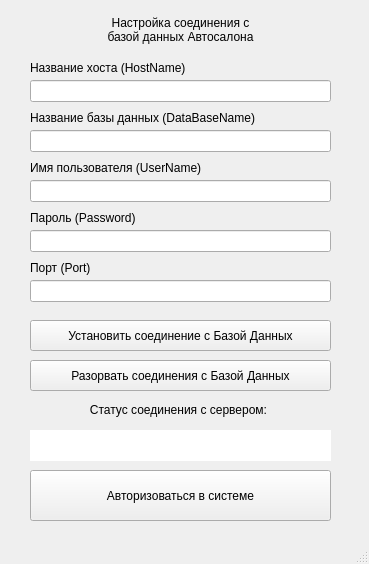
<?xml version="1.0" encoding="UTF-8"?>
<ui version="4.0">
 <class>ConnetionForm</class>
 <widget class="QMainWindow" name="ConnetionForm">
  <property name="geometry">
   <rect>
    <x>0</x>
    <y>0</y>
    <width>369</width>
    <height>564</height>
   </rect>
  </property>
  <property name="windowTitle">
   <string>Установление соединения с БД</string>
  </property>
  <widget class="QWidget" name="centralWidget">
   <widget class="QLabel" name="label">
    <property name="geometry">
     <rect>
      <x>40</x>
      <y>-20</y>
      <width>281</width>
      <height>101</height>
     </rect>
    </property>
    <property name="layoutDirection">
     <enum>Qt::RightToLeft</enum>
    </property>
    <property name="text">
     <string>&lt;html&gt;&lt;head/&gt;&lt;body&gt;&lt;p&gt;Настройка соединения с &lt;br/&gt;базой данных Автосалона&lt;/p&gt;&lt;/body&gt;&lt;/html&gt;</string>
    </property>
    <property name="alignment">
     <set>Qt::AlignCenter</set>
    </property>
   </widget>
   <widget class="QLineEdit" name="hostName_lineEdit">
    <property name="geometry">
     <rect>
      <x>30</x>
      <y>80</y>
      <width>301</width>
      <height>22</height>
     </rect>
    </property>
   </widget>
   <widget class="QLabel" name="label_2">
    <property name="geometry">
     <rect>
      <x>30</x>
      <y>60</y>
      <width>181</width>
      <height>16</height>
     </rect>
    </property>
    <property name="text">
     <string>Название хоста (HostName)</string>
    </property>
   </widget>
   <widget class="QLabel" name="label_3">
    <property name="geometry">
     <rect>
      <x>30</x>
      <y>110</y>
      <width>261</width>
      <height>16</height>
     </rect>
    </property>
    <property name="text">
     <string>Название базы данных (DataBaseName)</string>
    </property>
   </widget>
   <widget class="QLineEdit" name="dataBaseName_lineEdit">
    <property name="geometry">
     <rect>
      <x>30</x>
      <y>130</y>
      <width>301</width>
      <height>22</height>
     </rect>
    </property>
   </widget>
   <widget class="QLabel" name="label_4">
    <property name="geometry">
     <rect>
      <x>30</x>
      <y>160</y>
      <width>211</width>
      <height>16</height>
     </rect>
    </property>
    <property name="text">
     <string>Имя пользователя (UserName)</string>
    </property>
   </widget>
   <widget class="QLineEdit" name="userName_lineEdit">
    <property name="geometry">
     <rect>
      <x>30</x>
      <y>180</y>
      <width>301</width>
      <height>22</height>
     </rect>
    </property>
   </widget>
   <widget class="QLabel" name="label_5">
    <property name="geometry">
     <rect>
      <x>30</x>
      <y>210</y>
      <width>181</width>
      <height>16</height>
     </rect>
    </property>
    <property name="text">
     <string>Пароль (Password)</string>
    </property>
   </widget>
   <widget class="QLineEdit" name="password_lineEdit">
    <property name="geometry">
     <rect>
      <x>30</x>
      <y>230</y>
      <width>301</width>
      <height>22</height>
     </rect>
    </property>
   </widget>
   <widget class="QLabel" name="label_6">
    <property name="geometry">
     <rect>
      <x>30</x>
      <y>260</y>
      <width>181</width>
      <height>16</height>
     </rect>
    </property>
    <property name="text">
     <string>Порт (Port)</string>
    </property>
   </widget>
   <widget class="QLineEdit" name="port_lineEdit">
    <property name="geometry">
     <rect>
      <x>30</x>
      <y>280</y>
      <width>301</width>
      <height>22</height>
     </rect>
    </property>
   </widget>
   <widget class="QPushButton" name="establishConnetion_pushButton">
    <property name="geometry">
     <rect>
      <x>30</x>
      <y>320</y>
      <width>301</width>
      <height>31</height>
     </rect>
    </property>
    <property name="text">
     <string>Установить соединение с Базой Данных</string>
    </property>
   </widget>
   <widget class="QPushButton" name="terminateConnection_pushButton">
    <property name="geometry">
     <rect>
      <x>30</x>
      <y>360</y>
      <width>301</width>
      <height>31</height>
     </rect>
    </property>
    <property name="text">
     <string>Разорвать соединения с Базой Данных</string>
    </property>
   </widget>
   <widget class="QPushButton" name="signInSystem_pushButton">
    <property name="geometry">
     <rect>
      <x>30</x>
      <y>470</y>
      <width>301</width>
      <height>51</height>
     </rect>
    </property>
    <property name="text">
     <string>Авторизоваться в системе</string>
    </property>
   </widget>
   <widget class="QLabel" name="label_7">
    <property name="geometry">
     <rect>
      <x>28</x>
      <y>400</y>
      <width>301</width>
      <height>20</height>
     </rect>
    </property>
    <property name="text">
     <string>Статус соединения с сервером:</string>
    </property>
    <property name="alignment">
     <set>Qt::AlignCenter</set>
    </property>
   </widget>
   <widget class="QLineEdit" name="connectionStatus_lineEdit">
    <property name="geometry">
     <rect>
      <x>30</x>
      <y>430</y>
      <width>301</width>
      <height>31</height>
     </rect>
    </property>
    <property name="frame">
     <bool>false</bool>
    </property>
    <property name="alignment">
     <set>Qt::AlignCenter</set>
    </property>
    <property name="readOnly">
     <bool>true</bool>
    </property>
   </widget>
  </widget>
  <widget class="QMenuBar" name="menuBar">
   <property name="geometry">
    <rect>
     <x>0</x>
     <y>0</y>
     <width>369</width>
     <height>19</height>
    </rect>
   </property>
  </widget>
  <widget class="QStatusBar" name="statusBar"/>
 </widget>
 <layoutdefault spacing="6" margin="11"/>
 <resources/>
 <connections/>
</ui>
